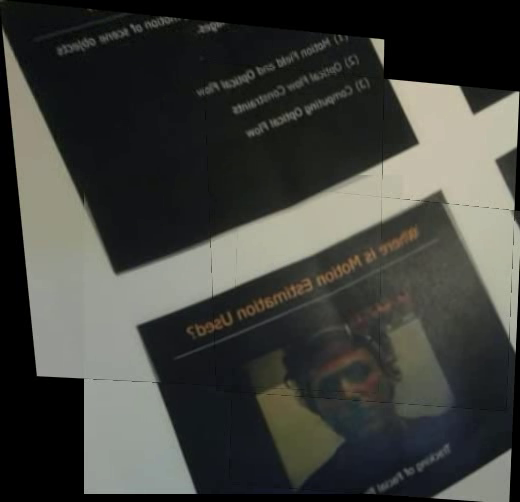
#> input picture frame 9 of tools/stitched.avi, 520 x 502 px, given in place of output1.avi, which was not available
$ python FGsepTest.py   (Python 2 division)
#> lines starting #> are read from the running program, lines starting #| are printed output that depends on the picture; after the words box and inside, x2 and y2 are one past the last pixel; in counts of white or black regions, pixels touching at a corner belong together
import numpy as np
import cv2

def drawLines(rho,theta,image,color=(0,0,255),width=2):
#Copied code for drawing the lines on an image given rho and theta
	a = np.cos(theta)
	b = np.sin(theta)
	x0 = a*rho
	y0 = b*rho
	x1 = int(x0 + 1000*(-b))
	y1 = int(y0 + 1000*(a))
	x2 = int(x0 - 1000*(-b))
	y2 = int(y0 - 1000*(a))

	cv2.line(image,(x1,y1),(x2,y2),color,width)


cap1 =  cv2.VideoCapture("output1.avi")
fgbg = cv2.createBackgroundSubtractorMOG2()
fgbg2 = cv2.bgsegm.createBackgroundSubtractorGMG()
fgbg3 = cv2.bgsegm.createBackgroundSubtractorMOG()
kernel = cv2.getStructuringElement(cv2.MORPH_ELLIPSE,(3,3))

ret, frame = cap1.read()
#> frame is the input picture: shape (502, 520, 3); mean B, G, R 60.6, 65.4, 64.3

while ret:
	ret,frame = cap1.read()
	fgmask1 = fgbg.apply(frame)
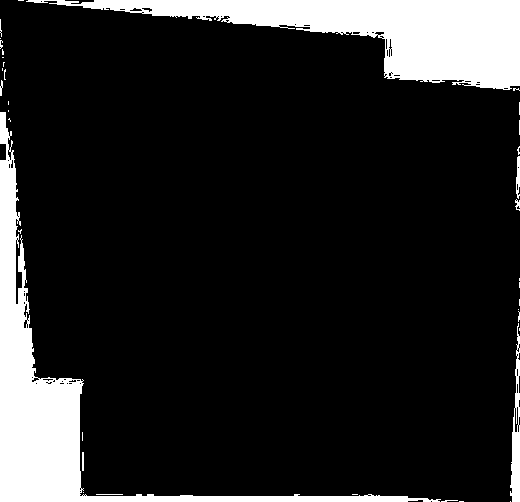
#> fgmask1: shape (502, 520); values 127 (black) and 255 (white), 14.1% white; 37 white regions (29 under 20 px), largest, box (x1, y1, x2, y2) and area: (26, 0, 520, 90) 18039, (0, 112, 441, 502) 17402, (510, 323, 520, 502) 932

	fgmask2 = fgbg2.apply(frame)
#> fgmask2: shape (502, 520); every value is 0
	fgmask2 = cv2.morphologyEx(fgmask2, cv2.MORPH_OPEN, kernel)

	fgmask3 = fgbg3.apply(frame)
	edges = cv2.Canny(fgmask3,.3,.9)
#> (the run stopped early here; a loop or call above may not have finished)

$ run again, starting later in the video
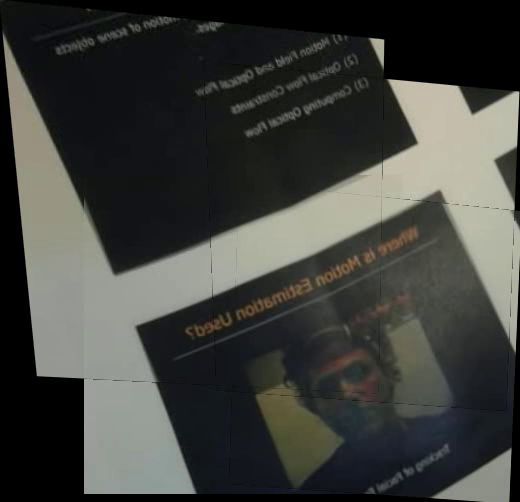
#> input picture frame 42 of tools/stitched.avi, 520 x 502 px, given in place of output1.avi, which was not available
#> frame is the input picture: shape (502, 520, 3); mean B, G, R 61, 65.1, 63.9
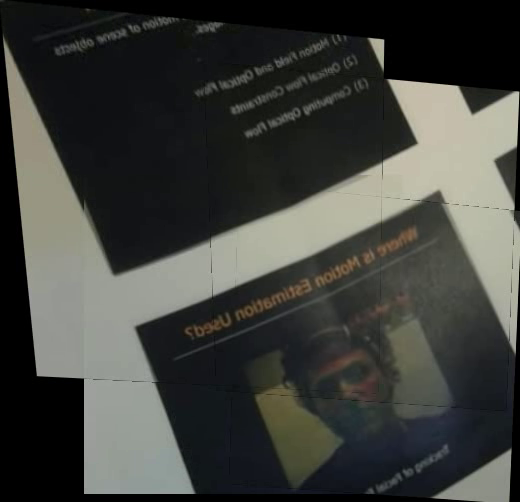
#> input picture frame 43 of tools/stitched.avi, 520 x 502 px, given in place of output1.avi, which was not available
#> frame is the input picture: shape (502, 520, 3); mean B, G, R 60.7, 65, 63.7
#> `fgmask1 = fgbg.apply(frame)`:
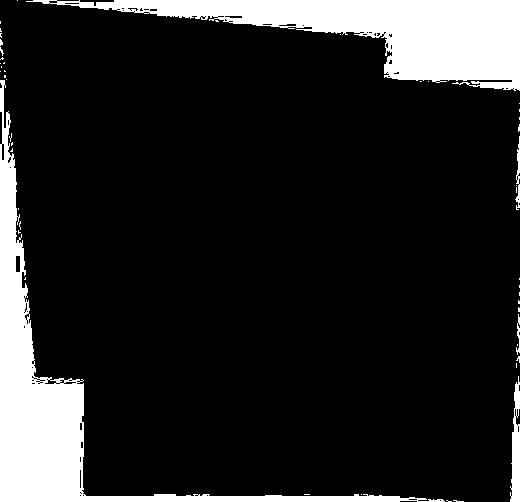
#> fgmask1: shape (502, 520); values 127 (black) and 255 (white), 14.2% white; 48 white regions (43 under 20 px), largest, box (x1, y1, x2, y2) and area: (0, 80, 445, 502) 17935, (26, 0, 520, 91) 17822, (510, 376, 520, 502) 809, (515, 136, 520, 210) 168, (516, 314, 520, 355) 76
#> fgmask2: shape (502, 520); every value is 0

$ run again, starting later in the video
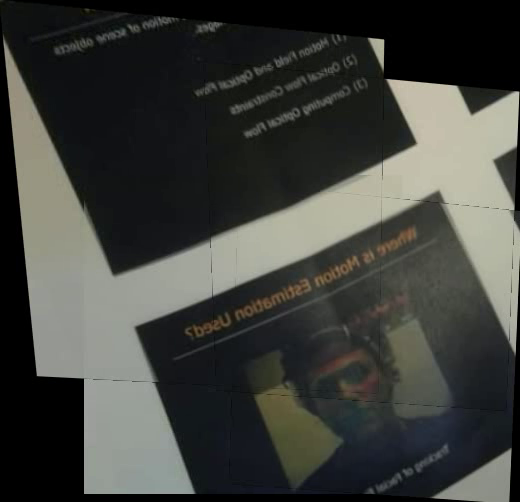
#> input picture frame 75 of tools/stitched.avi, 520 x 502 px, given in place of output1.avi, which was not available
#> frame is the input picture: shape (502, 520, 3); mean B, G, R 60.7, 65, 63.6
#> `fgmask1 = fgbg.apply(frame)`:
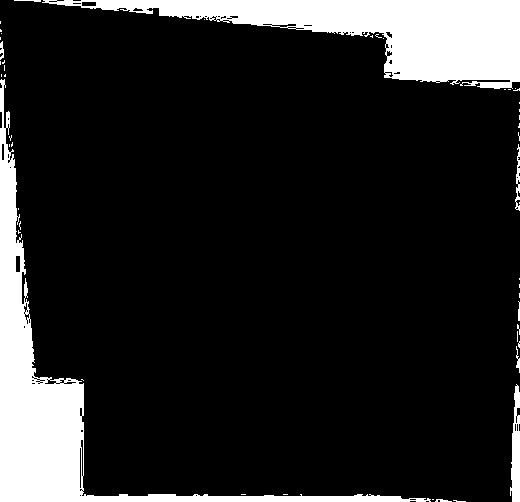
#> fgmask1: shape (502, 520); values 127 (black) and 255 (white), 14.2% white; 49 white regions (40 under 20 px), largest, box (x1, y1, x2, y2) and area: (0, 79, 431, 502) 17863, (42, 0, 520, 89) 17705, (510, 384, 520, 502) 802
#> fgmask2: shape (502, 520); every value is 0
